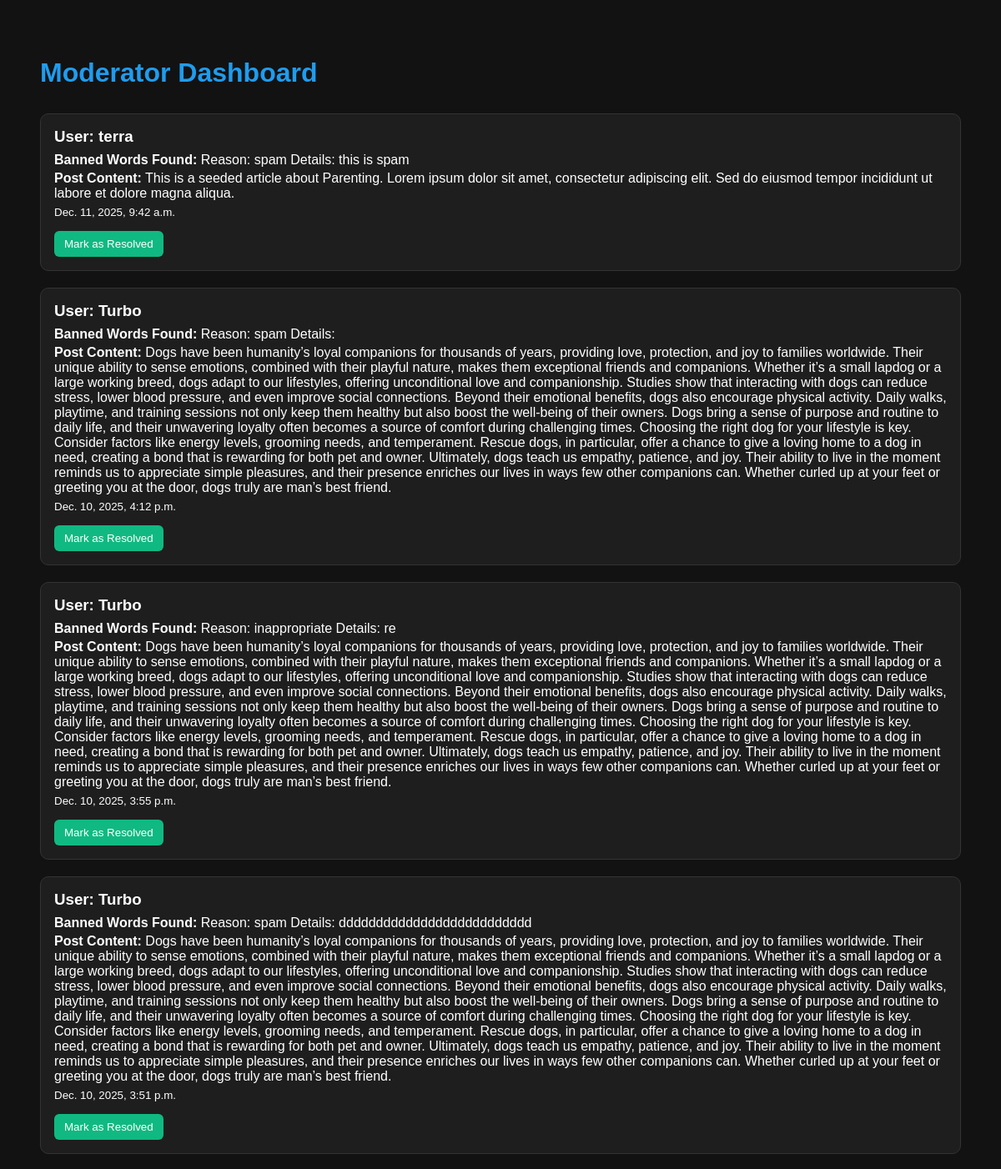
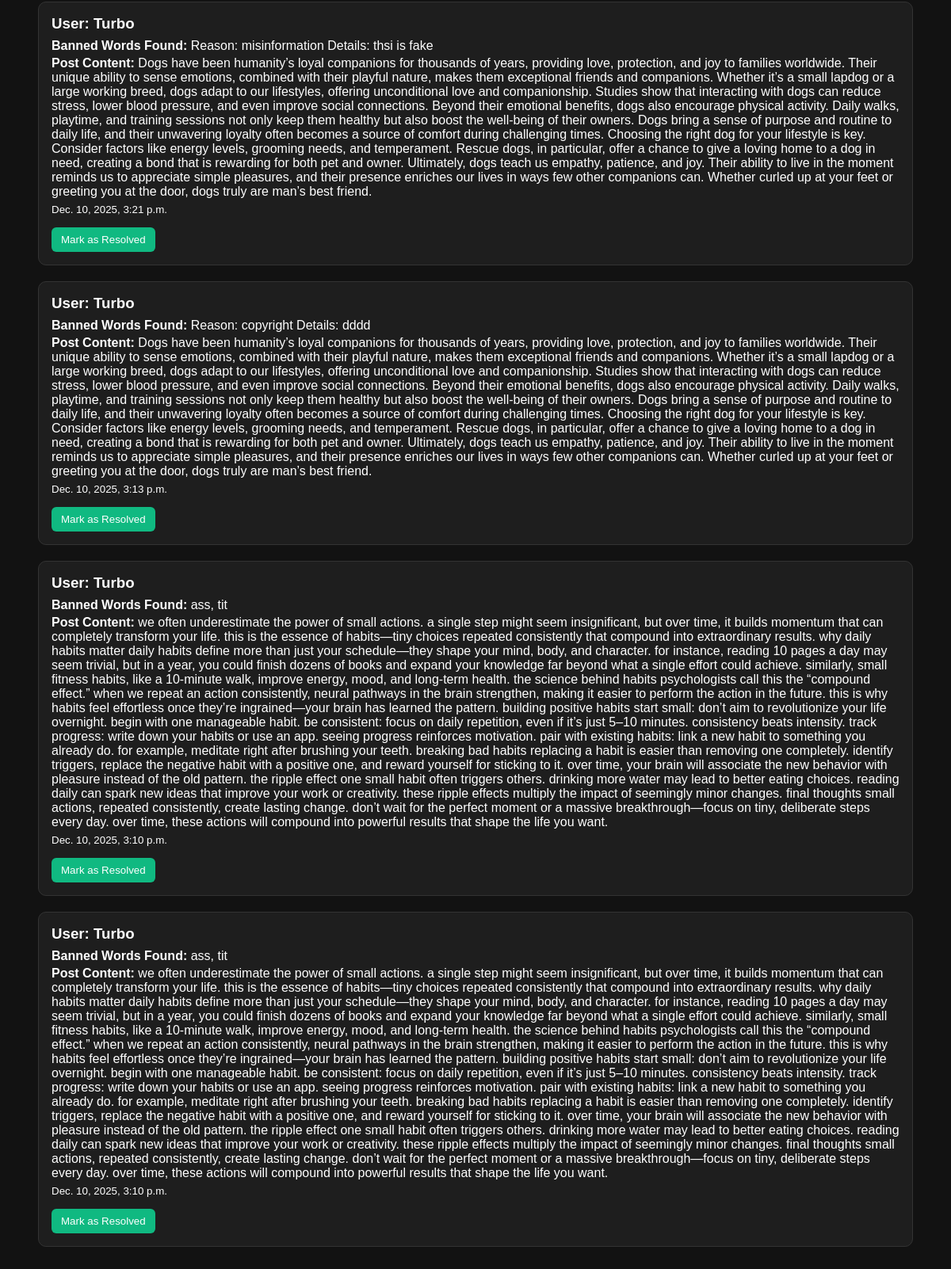
Screenshot of /posts/moderation/ (signed in) with the database file from the repository (2 pictures, top to bottom).
### blog/models.py (models this page shows, shortened)
class ModerationReport(models.Model):
    user = models.ForeignKey(
        settings.AUTH_USER_MODEL,
        on_delete=models.CASCADE,
        related_name="moderation_reports",
    )
    post = models.ForeignKey(
        Post, on_delete=models.CASCADE, related_name="reports", null=True, blank=True
    )
    post_content = models.TextField()
    banned_words_found = models.TextField()
    timestamp = models.DateTimeField(auto_now_add=True)
    resolved = models.BooleanField(default=False)

### accounts/models.py (models this page shows, shortened)
class CustomUser(AbstractUser):
    bio = models.TextField(blank=True, null=True)
    avatar = models.ImageField(upload_to="avatars/", blank=True, null=True)
    color = models.CharField(max_length=20, default=random_color)
    is_verified = models.BooleanField(default=False)
    is_premium = models.BooleanField(default=False)
    is_email_verified = models.BooleanField(default=False)
    email_verification_code = models.CharField(max_length=6, blank=True, null=True)
    email_verification_attempts = models.IntegerField(default=0)
    email_verification_expires_at = models.DateTimeField(null=True, blank=True)
    social_youtube = models.URLField(max_length=255, blank=True, null=True)
    social_instagram = models.URLField(max_length=255, blank=True, null=True)
    social_tiktok = models.URLField(max_length=255, blank=True, null=True)
    social_twitch = models.URLField(max_length=255, blank=True, null=True)
    social_github = models.URLField(max_length=255, blank=True, null=True)
    public_profile = models.BooleanField(default=False)
    allow_public_socials = models.BooleanField(default=True)
    allow_dms = models.BooleanField(default=True)
    blocked_users = models.ManyToManyField(
        "self", symmetrical=False, related_name="blocked_by", blank=True
    )
    warning_count = models.IntegerField(default=0)
    suspended_until = models.DateTimeField(null=True, blank=True)
    phone_number = models.CharField(
        max_length=15,
        blank=True,
        null=True,
        validators=[
            RegexValidator(
                regex=r"^\+?\d{9,15}$",
                message="Phone number must be entered in the format: '+999999999'. Up to 15 digits allowed.",
            )
        ],
    )
    followers = models.ManyToManyField(
        "self", symmetrical=False, related_name="following", blank=True
    )
    saved_communities = models.ManyToManyField(
        "communities.Community", related_name="saved_by_users", blank=True
    )
    THEME_CHOICES = [("light", "Light"), ("dark", "Dark"), ("system", "System")]
    theme_preference = models.CharField(
        max_length=10, choices=THEME_CHOICES, default="light"
    )
    accent_color = models.CharField(max_length=9, default="#1f9cee")
    font_size = models.PositiveSmallIntegerField(default=14)

### blog/views.py (the view)
# urls.py: path("moderation/", views.moderation_dashboard, name="moderation_dashboard"),
@staff_member_required
def moderation_dashboard(request):
    reports = ModerationReport.objects.filter(resolved=False).order_by("-timestamp")
    return render(request, "blog/moderation_dashboard.html", {"reports": reports})

### blog/templates/blog/moderation_dashboard.html (shortened to what this page needs)
<!DOCTYPE html>
<html lang="en">
<head>
</head>
<body>
<h1>Moderator Dashboard</h1>
<div id="reports-container">
    {% for report in reports %}
    <div class="report-card">
        <h3>User: {{ report.user.username }}</h3>
        <p><strong>Banned Words Found:</strong> {{ report.banned_words_found }}</p>
        <p><strong>Post Content:</strong> {{ report.post_content }}</p>
        <p><small>{{ report.timestamp }}</small></p>
        <form action="{% url 'resolve_report' report.id %}" method="post">
            <button type="submit" class="resolve-btn">Mark as Resolved</button>
        </form>
    </div>
    {% empty %}
    <p>No pending reports 🎉</p>
    {% endfor %}
</div>
</body>
</html>

### blog/templates/blog/moderation_dashboard.html (style rules this page uses)
body { font-family: Arial, sans-serif; background: #121212; color: white; padding: 40px; }
h1 { margin-bottom: 30px; color: #1f9cee; }
.report-card { padding: 16px; border-radius: 10px; background: #1e1e1e; border: 1px solid #333; margin-bottom: 20px; }
.report-card h3 { margin: 0 0 8px 0; }
.report-card p { margin: 4px 0; }
.resolve-btn { background: #10b981; padding: 8px 12px; border-radius: 6px; border: none; cursor: pointer; color: white; margin-top: 10px; }

### rows the page displays
ModerationReport: user.username "terra", banned_words_found "Reason: spam Details: this is spam", post_content "This is a seeded article about Parenting. Lorem ipsum dolor sit amet, consectetur adipiscing elit. Sed do eiusmod tempor incididunt ut labore et dolore magna aliqua.", timestamp "Dec. 11, 2025, 9:42 a.m."
ModerationReport: user.username "Turbo", banned_words_found "Reason: spam Details:", post_content "Dogs have been humanity’s loyal companions for thousands of years, providing love, protection, and joy to families worldwide. Their unique ability to sense emotions, combined with their playful nature, makes them exceptional friends and companions. Whether it’s a small lapdog or a large working breed, dogs adapt to our lifestyles, offering unconditional love and companionship. Studies show that interacting with dogs can reduce stress, lower blood pressure, and even improve social connections. Beyond their emotional benefits, dogs also encourage physical activity. Daily walks, playtime, and training sessions not only keep them healthy but also boost the well-being of their owners. Dogs bring…", timestamp "Dec. 10, 2025, 4:12 p.m."
ModerationReport: user.username "Turbo", banned_words_found "Reason: inappropriate Details: re", post_content "Dogs have been humanity’s loyal companions for thousands of years, providing love, protection, and joy to families worldwide. Their unique ability to sense emotions, combined with their playful nature, makes them exceptional friends and companions. Whether it’s a small lapdog or a large working breed, dogs adapt to our lifestyles, offering unconditional love and companionship. Studies show that interacting with dogs can reduce stress, lower blood pressure, and even improve social connections. Beyond their emotional benefits, dogs also encourage physical activity. Daily walks, playtime, and training sessions not only keep them healthy but also boost the well-being of their owners. Dogs bring…", timestamp "Dec. 10, 2025, 3:55 p.m."
ModerationReport: user.username "Turbo", banned_words_found "Reason: spam Details: dddddddddddddddddddddddddd", post_content "Dogs have been humanity’s loyal companions for thousands of years, providing love, protection, and joy to families worldwide. Their unique ability to sense emotions, combined with their playful nature, makes them exceptional friends and companions. Whether it’s a small lapdog or a large working breed, dogs adapt to our lifestyles, offering unconditional love and companionship. Studies show that interacting with dogs can reduce stress, lower blood pressure, and even improve social connections. Beyond their emotional benefits, dogs also encourage physical activity. Daily walks, playtime, and training sessions not only keep them healthy but also boost the well-being of their owners. Dogs bring…", timestamp "Dec. 10, 2025, 3:51 p.m."
ModerationReport: user.username "Turbo", banned_words_found "Reason: misinformation Details: thsi is fake", post_content "Dogs have been humanity’s loyal companions for thousands of years, providing love, protection, and joy to families worldwide. Their unique ability to sense emotions, combined with their playful nature, makes them exceptional friends and companions. Whether it’s a small lapdog or a large working breed, dogs adapt to our lifestyles, offering unconditional love and companionship. Studies show that interacting with dogs can reduce stress, lower blood pressure, and even improve social connections. Beyond their emotional benefits, dogs also encourage physical activity. Daily walks, playtime, and training sessions not only keep them healthy but also boost the well-being of their owners. Dogs bring…", timestamp "Dec. 10, 2025, 3:21 p.m."
ModerationReport: user.username "Turbo", banned_words_found "Reason: copyright Details: dddd", post_content "Dogs have been humanity’s loyal companions for thousands of years, providing love, protection, and joy to families worldwide. Their unique ability to sense emotions, combined with their playful nature, makes them exceptional friends and companions. Whether it’s a small lapdog or a large working breed, dogs adapt to our lifestyles, offering unconditional love and companionship. Studies show that interacting with dogs can reduce stress, lower blood pressure, and even improve social connections. Beyond their emotional benefits, dogs also encourage physical activity. Daily walks, playtime, and training sessions not only keep them healthy but also boost the well-being of their owners. Dogs bring…", timestamp "Dec. 10, 2025, 3:13 p.m."
ModerationReport: user.username "Turbo", banned_words_found "ass, tit", post_content "we often underestimate the power of small actions. a single step might seem insignificant, but over time, it builds momentum that can completely transform your life. this is the essence of habits—tiny choices repeated consistently that compound into extraordinary results. why daily habits matter daily habits define more than just your schedule—they shape your mind, body, and character. for instance, reading 10 pages a day may seem trivial, but in a year, you could finish dozens of books and expand your knowledge far beyond what a single effort could achieve. similarly, small fitness habits, like a 10-minute walk, improve energy, mood, and long-term health. the science behind habits…", timestamp "Dec. 10, 2025, 3:10 p.m."
ModerationReport: user.username "Turbo", banned_words_found "ass, tit", post_content "we often underestimate the power of small actions. a single step might seem insignificant, but over time, it builds momentum that can completely transform your life. this is the essence of habits—tiny choices repeated consistently that compound into extraordinary results. why daily habits matter daily habits define more than just your schedule—they shape your mind, body, and character. for instance, reading 10 pages a day may seem trivial, but in a year, you could finish dozens of books and expand your knowledge far beyond what a single effort could achieve. similarly, small fitness habits, like a 10-minute walk, improve energy, mood, and long-term health. the science behind habits…", timestamp "Dec. 10, 2025, 3:10 p.m."
